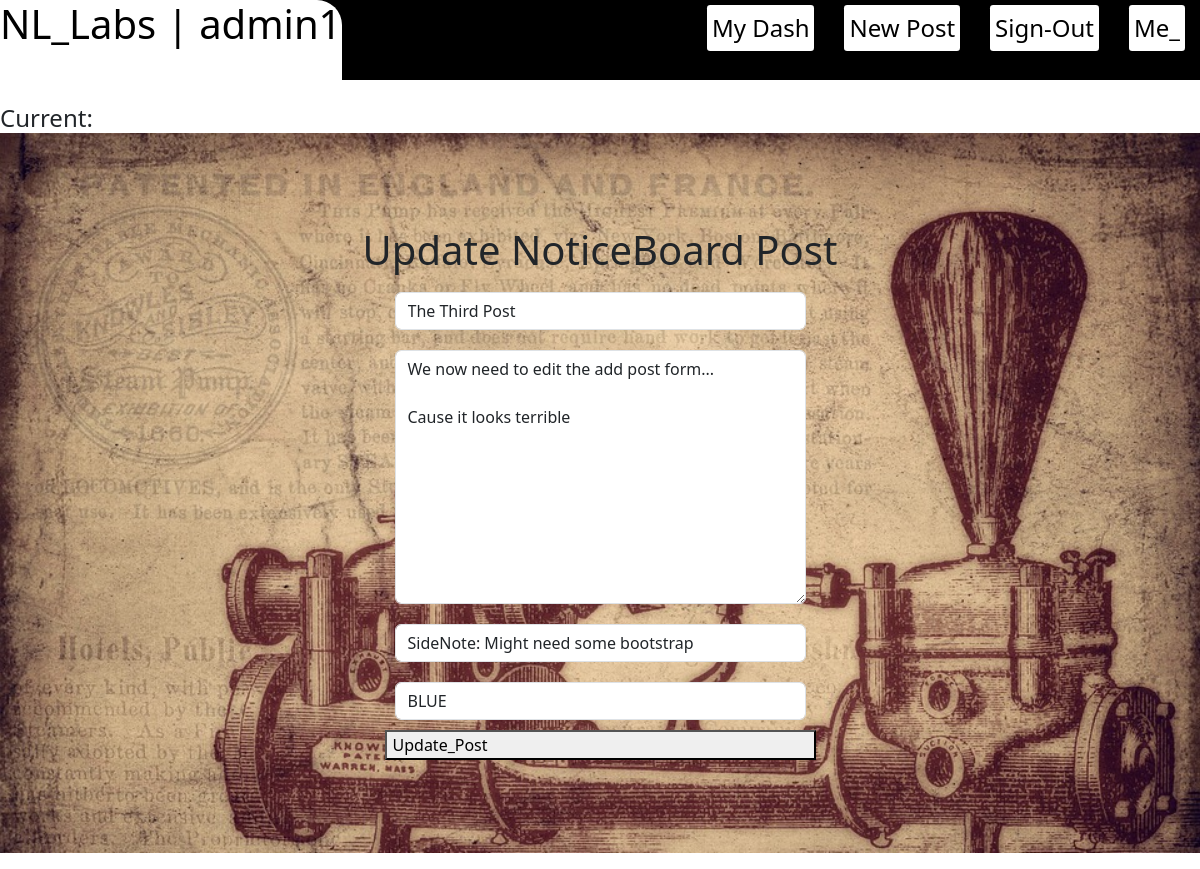
The app's page /article/edit/3 (signed in) with its own data.
### homepage/models.py (models this page shows, shortened)
class Post(models.Model):
    title       = models.CharField(max_length=25)
    author      = models.ForeignKey(User, on_delete=models.CASCADE)
    color       = models.CharField(max_length=6, choices=COLOR_CHOICES, default='green')
    body        = models.TextField(max_length=255, default="BoardNotice: ")
    add_on      = models.CharField(max_length=50, default="SideNote: ")
    date_made   = models.DateField(auto_now_add=True)

### homepage/views.py (the view)
# urls.py: path('article/edit/<int:pk>',   UpdatePostView.as_view(),       name='update_post'),
class UpdatePostView(UpdateView):
    model           = Post
    form_class      = EditForm
    template_name   = 'update_post.html'
    success_url = reverse_lazy('homepage')

### homepage/forms.py
class EditForm(forms.ModelForm):
    class Meta:
        model = Post
        fields = ('title', 'body', 'add_on', 'color')
        widgets = {
            'title':    forms.TextInput(attrs={'class': 'form-control'}),
            'body':     forms.Textarea(attrs={'class': 'form-control'}),
            'add_on':   forms.TextInput(attrs={'class': 'form-control'}),
            'color':    forms.Select(attrs={'class': 'form-control', 'style':f'backround-color: blue'}),
        }

### homepage/templates/update_post.html (shortened to what this page needs)
{% extends 'base.html' %}
{% block content %}
{% load static %}
<link rel="stylesheet" href="{% static '../static/css/update_post.css' %}"/>
<link rel="stylesheet" href="{% static '../static/css/post_form.css' %}"/>
    <section class="all_back">
        <h1>
            Update NoticeBoard Post
        </h1>
        {% if user.is_authenticated %}
        {% if user.id == post.author.id %}
            <div class="form-group">
                <form method="POST">
                    <div class="form_title">    {{ form.title }}    </div>
                    <div class="form_body">     {{ form.body }}     </div>
                    <div class="form_sidenote"> {{ form.add_on }} </div>
                    <div class="form_color">    {{ form.color }}    </div>
                    <button>Update_Post</button>
                </form>
            </div>
        {% endif %}
        {% else %}
        <h1>
            You are not authenterized to edit this post
        </h1>
        {% endif %}
    </section>
{% endblock %}

### static/css/base.css (style rules this page uses)
body { background-color: rgba(0, 0, 0, 0); left: 0; top: 0; margin: 0 0; width: 100vw; }
section { height: 100vh; width: 100vw; }

### static/css/update_post.css (style rules this page uses)
.all_back { background-image: url('../pics/old_timy_1.jpg'); background-repeat: no-repeat; background-size: cover; display: flex; flex-direction: column; justify-content: center; align-items: center; width: 100vw; height: 90vh; }
.form-group * { display: flex; flex-direction: column; }

### static/css/post_form.css (style rules this page uses)
.form_title { padding: 10px 10px; }
.form_body { padding: 10px 10px; }
.form_sidenote { padding: 10px 10px; }
.form_color { padding: 10px 10px; }

### records on screen
Post: title "The Third Post", body "We now need to edit the add post form... Cause it looks terrible", add_on "SideNote: Might need some bootstrap", color "BLUE"
